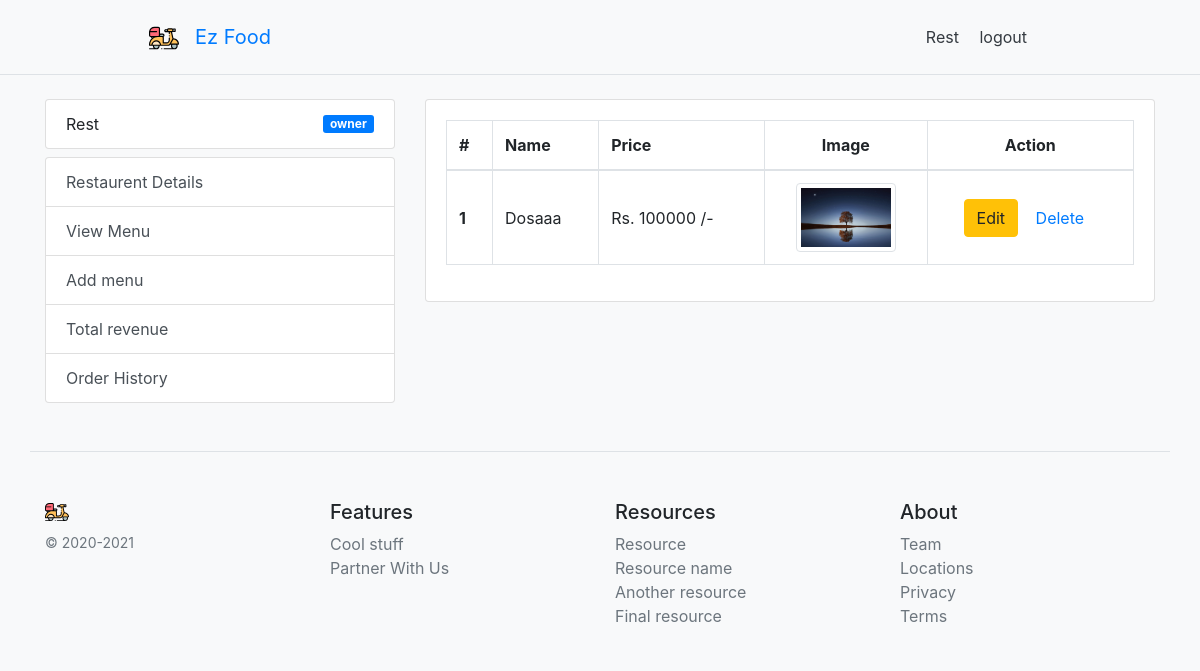
/view-menu (signed in), run on the app's committed database.
### app/models.py (models this page shows, shortened)
class Profile(models.Model):
    user = models.OneToOneField(User,on_delete=models.CASCADE)
    role = models.CharField(max_length=20,default="normal")

class MenuItem(models.Model):
    user = models.ForeignKey(User,on_delete=models.CASCADE)
    name = models.CharField(max_length = 100)
    price = models.IntegerField(default=100)
    image = models.ImageField(upload_to="upload",default='default.svg')
    active = models.BooleanField(default=True)

### app/views/partner.py (the view)
# urls.py: path('view-menu', views.viewMenu, name='view_menu' ),
@login_required
def viewMenu(request):
    data = {'title': 'view Menu for my restaurant'}
    data['menuItems'] = MenuItem.objects.filter(user=request.user)
    return render(request,'partner/owner/view_menu.html',processData(request,data))

### ezFood/utils.py (called while the page is built)
def processData(request=None,data=None):
    img = {
        'logo' : 'logo.svg'
    }
    cartItemsFromSession = request.session.get('items', {})
    appData = {'companyName':'Ez Food','errorQuote':randomErrorQuotes(),'img':img,'cartItems':cartItemsFromSession }
    if(data is None):
        data = {}
    appData.update(data)
    return appData

def randomErrorQuotes():
    return random.choice([
        'looks like something went wrong on out end. please check after sometime or contact admin ',
        'something went wrong',
    ])

### templates/partner/owner/view_menu.html (shortened to what this page needs)
{% extends 'user/profile.html' %}
{% load static %}
{% block dashboardContent %}
<table class="table table-bordered">
  <thead>
    <tr class="">
      <th scope="col">#</th>
      <th scope="col">Name</th>
      <th scope="col">Price</th>
      <th scope="col" class="text-center">Image</th>
      <th scope="col" class="text-center">Action</th>
    </tr>
  </thead>
  <tbody>
    {% if  not menuItems %}
        <tr>
            <td  colspan="5" class="text-center">No items found. Plase add items to menu </td>
        <tr>
    {% else %}
        {% for item in menuItems %}
            <tr>
                <th class="align-middle">{{forloop.counter}}</th>
                <td class="align-middle">{{item.name}}</td>
                <td class="align-middle">Rs. {{item.price}} /- </td>
                {% if item.image %}
                    <td class="align-middle text-center"><img class="img-fluid img-thumbnail" src="{{item.image.url}}" ></td>
                {% else %}
                    <td class="align-middle text-center"><img class="img-fluid img-thumbnail" src="/media/default.svg" ></td>
                {% endif %}
                <td class="align-middle text-center">
                    <a class="btn btn-warning" href="{% url 'add_menu' %}?id={{item.id}}"> Edit </a>
                    <a class="btn btn-link" href="{% url 'delete_menu' %}?id={{item.id}}"> Delete </a>
                </td>
            </tr>
        {% endfor %}
    {% endif %}
  </tbody>
</table>
{% endblock dashboardContent %}

### templates/base.html (shortened to what this page needs)
{% load static%}
{% load cart_tags %}
<!DOCTYPE html>
<html lang="en">
<head>
    {% block head %}
    <link rel="stylesheet" href="{% static 'bower_components/bootstrap/dist/css/bootstrap.min.css' %}">
    <link rel="stylesheet" href="{% static 'bower_components/components-font-awesome/css/all.min.css' %}">
    <link rel="stylesheet" href="{% static 'styles/style.css' %}">
    {% endblock %}
</head>
<body class="bg-light">
    {% block header %}
    <div class="border-bottom">
 <div class="d-flex max-900 flex-column flex-md-row align-items-center pt-3 px-md-4 mb-3 bg-light">
 <a class="navbar-brand" href="{% url 'home' %}">
    <img src="{% static 'images/' %}{{img.logo}}" width="30" height="30" alt="">
  </a>
  <h5 class="my-0 mr-md-auto font-weight-normal"><a href="{% url 'home' %}" style="text-secondary">{{ companyName }}</a></h5>
  <nav class="my-2 my-md-0 mr-md-3">
    {% if user.is_authenticated and user.username  %}
          <a class="p-2 text-dark" href="{% url 'profile' %}">{{user.username | title}}</a>
          <a class="p-2 text-dark" href="{% url 'logout' %}">logout</a>
    {% endif %}
    </nav>
    </div>
    </div>
    {% endblock %}
    {% block content %}{% endblock %}
    {% block footer %}
        <footer class="container pt-4 my-md-5 pt-md-5 border-top">
    <div class="row">
      <div class="col-12 col-md">
        <img class="mb-2" src="{% static 'images/' %}{{img.logo}}" alt="" width="24" height="24">
        <small class="d-block mb-3 text-muted">© 2020-2021</small>
      </div>
      <div class="col-6 col-md">
        <h5>Features</h5>
        <ul class="list-unstyled text-small">
          <li><a class="text-muted" href="#">Cool stuff</a></li>
          <li><a class="text-muted" href="{% url 'partner_with_us' %}">Partner With Us</a></li>
        </ul>
      </div>
      <div class="col-6 col-md">
        <h5>Resources</h5>
        <ul class="list-unstyled text-small">
          <li><a class="text-muted" href="#">Resource</a></li>
          <li><a class="text-muted" href="#">Resource name</a></li>
          <li><a class="text-muted" href="#">Another resource</a></li>
          <li><a class="text-muted" href="#">Final resource</a></li>
        </ul>
      </div>
      <div class="col-6 col-md">
        <h5>About</h5>
        <ul class="list-unstyled text-small">
          <li><a class="text-muted" href="#">Team</a></li>
          <li><a class="text-muted" href="#">Locations</a></li>
          <li><a class="text-muted" href="#">Privacy</a></li>
          <li><a class="text-muted" href="#">Terms</a></li>
        </ul>
      </div>
    </div>
  </footer>
    {% endblock %}
</body>
</html>

### templates/user/sidebar.html
<div class="list-group mb-2">
  <div class="list-group-item d-flex justify-content-between align-items-center">
   {{user.username}}
   {% if user.profile.role in "rider" or "owner"   %}
     <span class="badge badge-primary badge-pill">{{user.profile.role}}</span>
   {% endif %}
  </div>
</div>
{% if  user.profile.role == 'owner' %}
<div class="list-group">
  <a href="{% url 'restaurant_details'%}" class="list-group-item list-group-item-action">
   Restaurent Details
  </a>
  <a href="{% url 'view_menu'%}" class="list-group-item list-group-item-action">View Menu</a>
  <a href="{% url 'add_menu'%}" class="list-group-item list-group-item-action">Add menu</a>
  <a href="{% url 'revenue'%}" class="list-group-item list-group-item-action">Total revenue</a>
  <a href="{% url 'order_history'%}" class="list-group-item list-group-item-action">Order History</a>
</div>
{% elif user.profile.role == 'rider'%}
<div class="list-group">
  <a href="{% url 'get_order'%}" class="list-group-item list-group-item-action">Get Order</a>
  <a href="{% url 'delivery_history'%}" class="list-group-item list-group-item-action">Order History</a>
</div>
{% else %}
<div class="list-group">
  <a href="{% url 'order_history'%}" class="list-group-item list-group-item-action">Order History</a>
</div>
{% endif  %}

### static/styles/style.css (style rules this page uses)
.badge { border-radius: 3px; }
.max-900 { max-width: 950px !important; margin: auto; }

### data on the page
MenuItem: name "Dosaaa", price "100000", image (picture)

### other printed values
{{ companyName }} "Ez Food"
{{ user.username | title }} "Rest"
{{ user.username }} "Rest"
{{ user.profile.role }} "owner"
